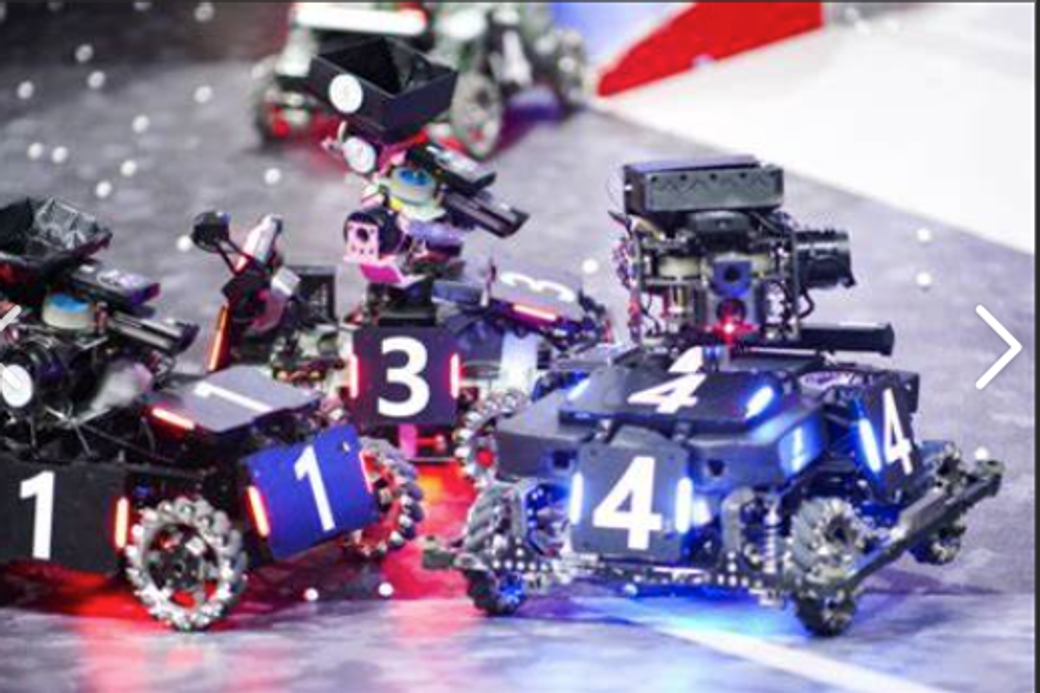
//> input picture pnx/armor_detector/img_input/image.png, 1040 x 693 px, given in place of test.mp4, which was not available
$ ./main   (built with g++ and OpenCV 4)
//> lines starting //> are read from the running program, lines starting //| are printed output that depends on the picture; pictures that were not available may be replaced by others from this repository, and a replacement may not be noted
#include <opencv2/opencv.hpp>
#include <iostream>
#include <vector>
#include "number_classifier.hpp"
#include "pnp_solver.hpp"
#include "detector.hpp"

struct Armor {
    bool is_small;
    std::string classification;
    cv::Mat position;
    double probability;
}armor; // 装甲板结构体

// 函数声明
bool readVideo(const std::string& filename, cv::VideoCapture& cap); // 从文件中读取视频
void Draw(cv::Mat& frame, const std::vector<cv::Point2f>& mergedRect, const Armor& armor); // 绘制矩形在原图上

int64 start;
std::vector<Armor> armors;
int main() {
    // 打开视频文件
    cv::VideoCapture cap;
    if (!readVideo("test.mp4", cap)) {
        return -1;
    }
    // 创建CLAHE对象，用于均衡亮度
    cv::Ptr<cv::CLAHE> clahe = cv::createCLAHE();
    clahe->setClipLimit(4.0);
    // 获取视频的帧率和帧大小
    int frame_width = static_cast<int>(cap.get(cv::CAP_PROP_FRAME_WIDTH));
    int frame_height = static_cast<int>(cap.get(cv::CAP_PROP_FRAME_HEIGHT));
    double fps = cap.get(cv::CAP_PROP_FPS);
    // 创建视频写入对象
    cv::VideoWriter video("../img_output/output_video.mp4", cv::VideoWriter::fourcc('a','v','c','1'), fps, cv::Size(frame_width, frame_height));
    start = cv::getTickCount();
    cv::Mat frame;

    while (cap.read(frame)) {
//> frame is the input picture: 693 rows x 1040 cols, CV_8UC3; mean B, G, R 153.8, 128, 139.8
        // 翻转蓝色和红色通道(可选,在敌方为蓝方是需要)
        std::vector<cv::Mat> channels;
        cv::split(frame, channels);
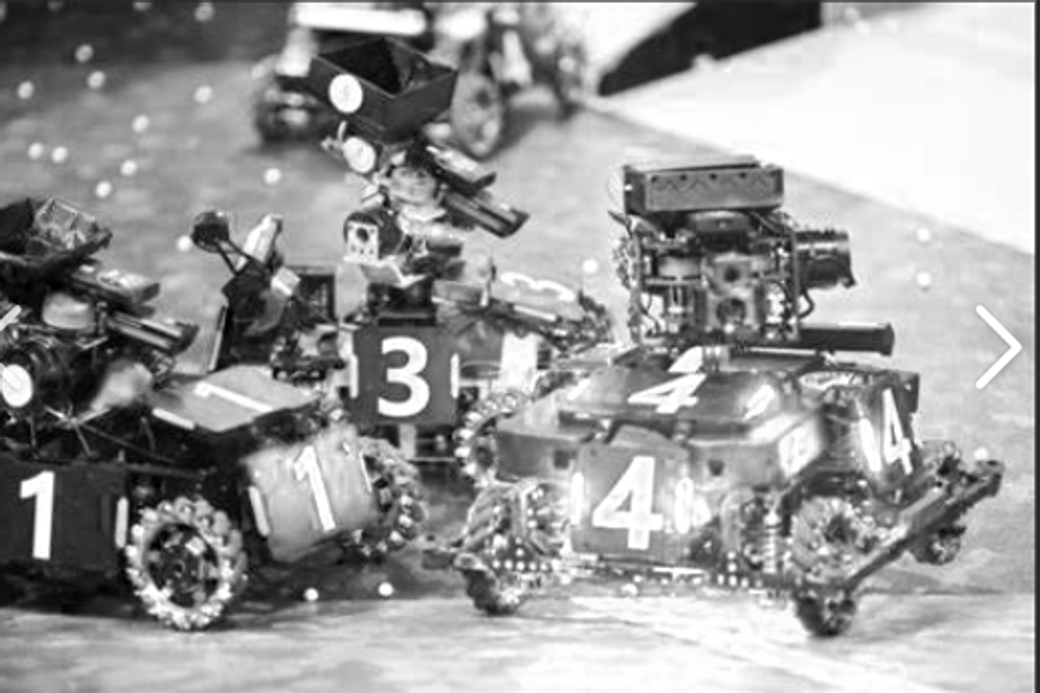
//> channels[0]: 693 rows x 1040 cols, CV_8UC1; min 0, max 255, mean 153.8
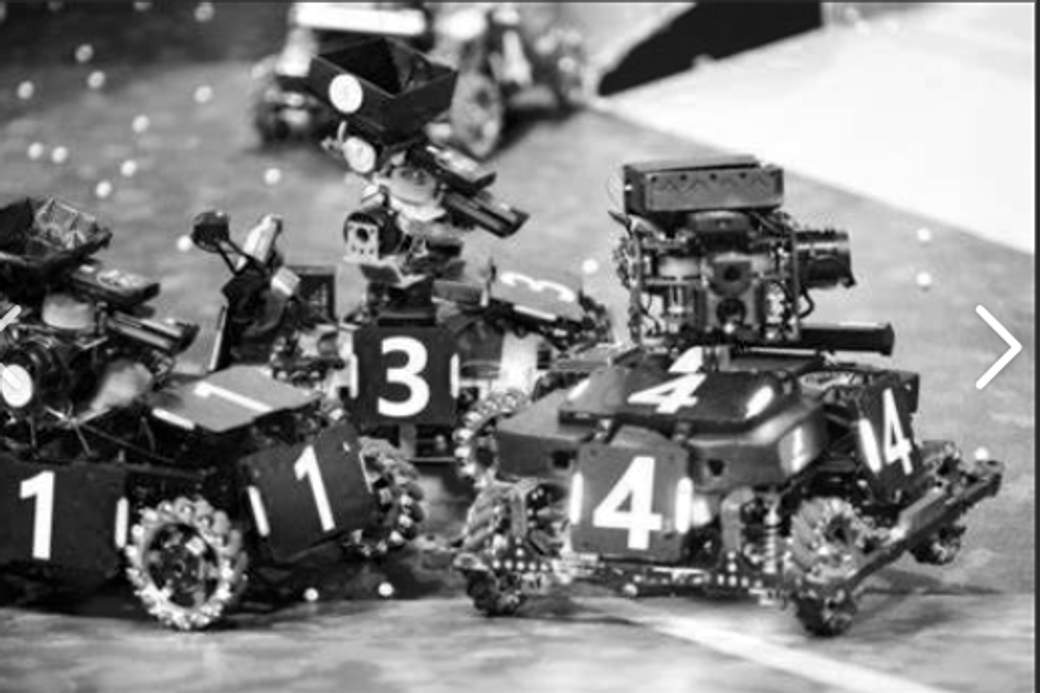
//> channels[1]: 693 rows x 1040 cols, CV_8UC1; min 0, max 255, mean 128
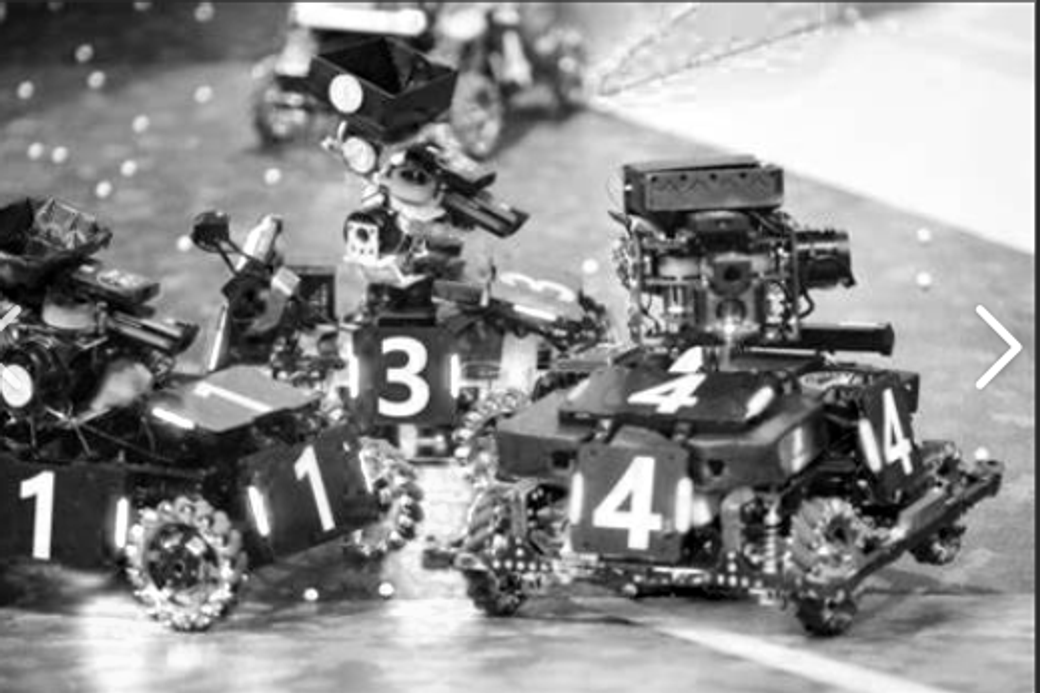
//> channels[2]: 693 rows x 1040 cols, CV_8UC1; min 0, max 255, mean 139.8
        std::swap(channels[0], channels[2]);
        cv::merge(channels, frame);
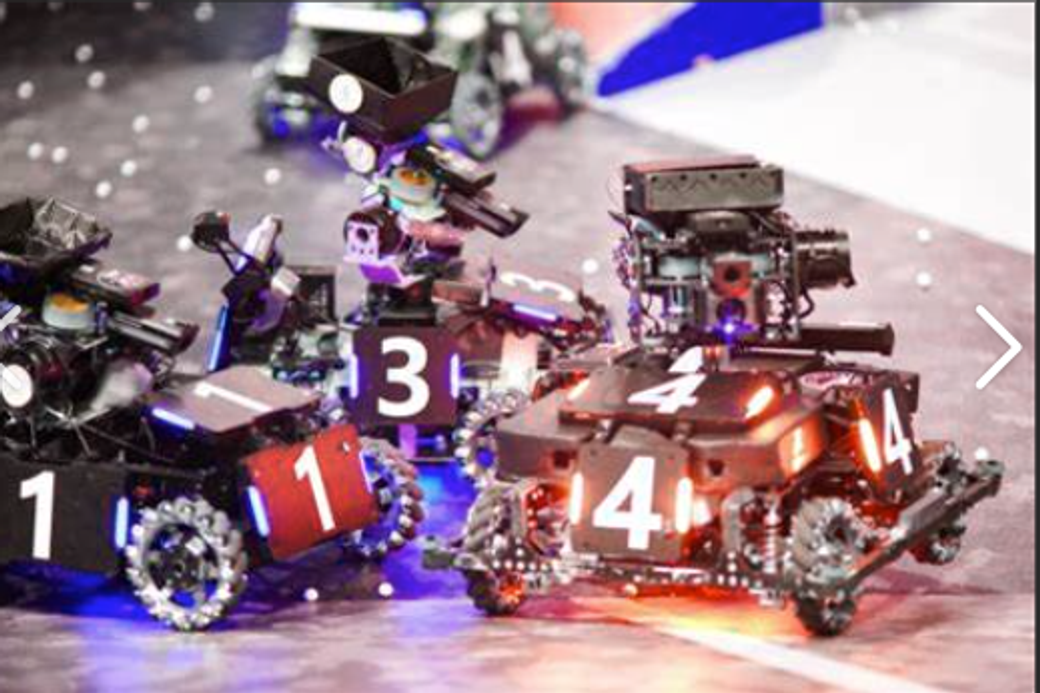
//> frame: 693 rows x 1040 cols, CV_8UC3; mean B, G, R 139.8, 128, 153.8
        // 将图像转换为灰度图像并进行二值化
//> (the run ends here: the program needs code that is not available in this run, at `Detector detector;`)

$ run again, on pnx/armor_detector/img_input/test1.png
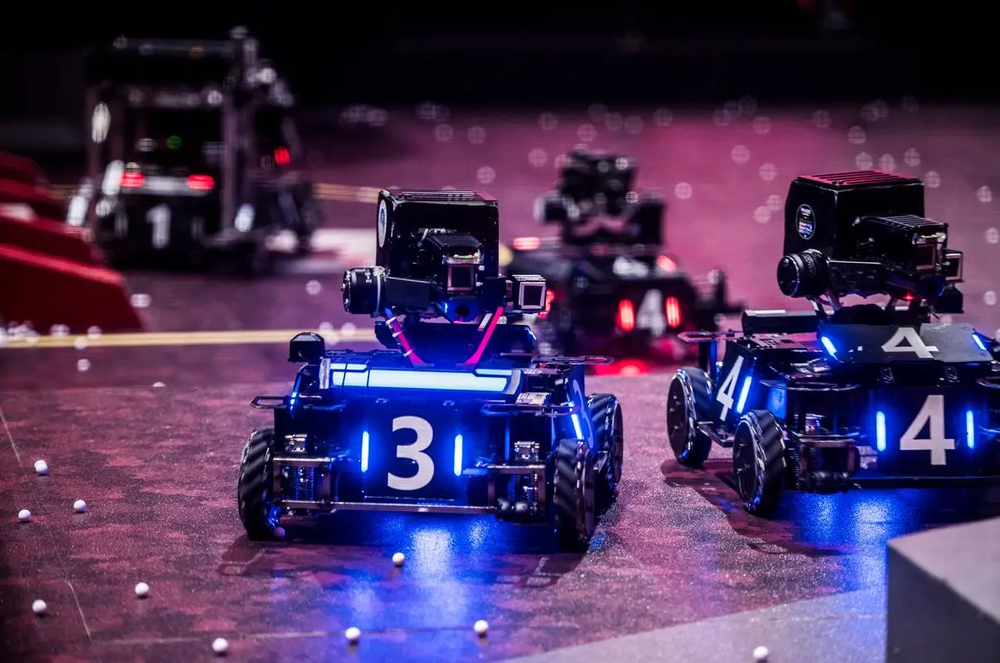
//> input picture pnx/armor_detector/img_input/test1.png, 1000 x 663 px, shrunk from 1207 x 800 before the run, given in place of test.mp4, which was not available
//> frame is the input picture: 663 rows x 1000 cols, CV_8UC3; mean B, G, R 89.9, 50.2, 72.1
//> `cv::split(frame, channels);`:
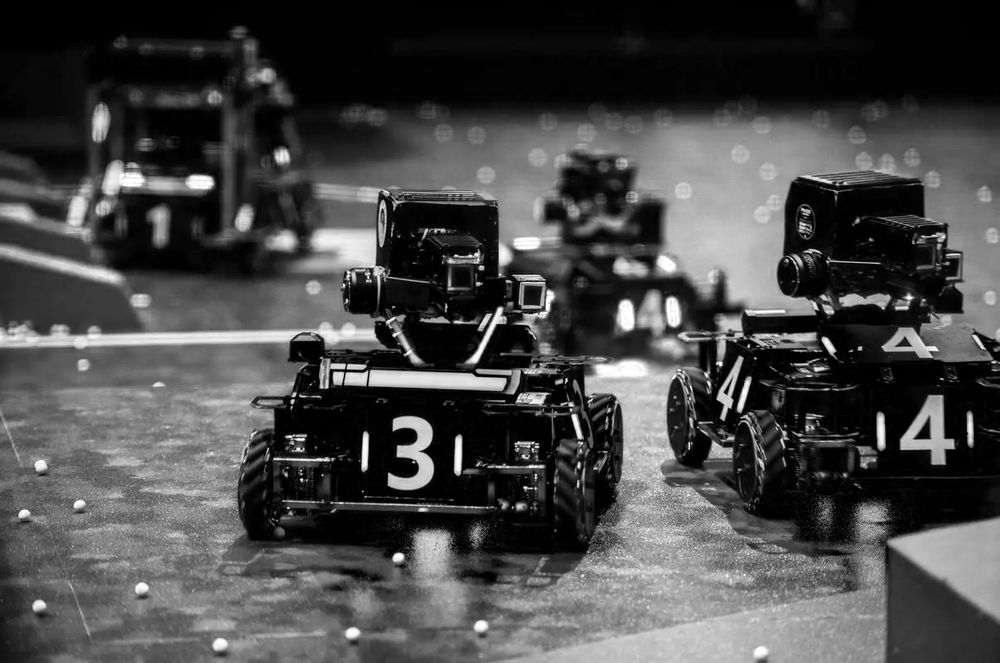
//> channels[2]: 663 rows x 1000 cols, CV_8UC1; min 0, max 255, mean 72.1
//> `cv::merge(channels, frame);`:
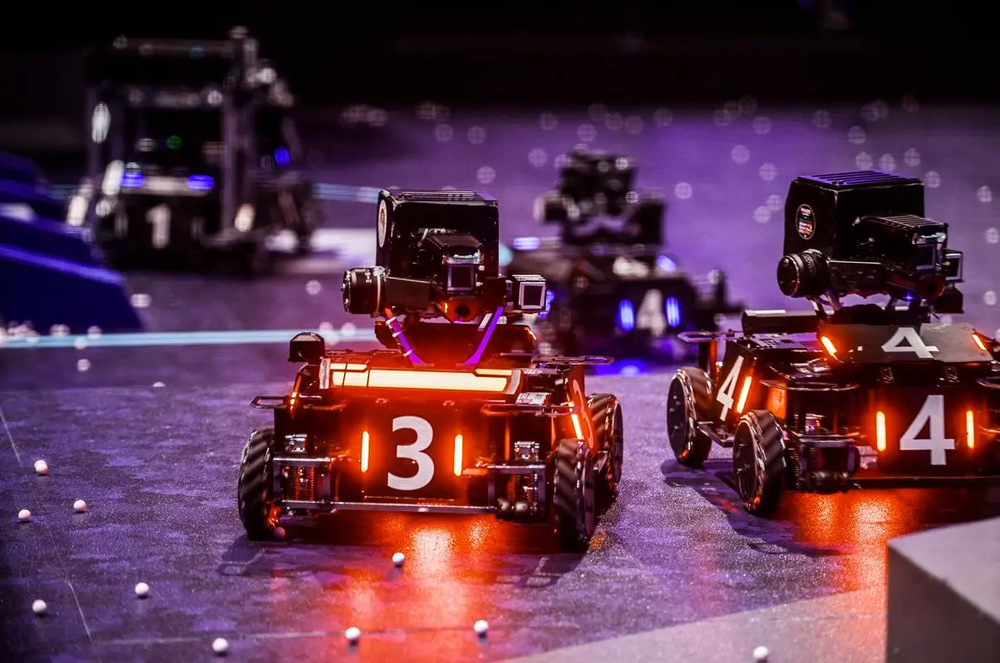
//> frame: 663 rows x 1000 cols, CV_8UC3; mean B, G, R 72.1, 50.2, 89.9
